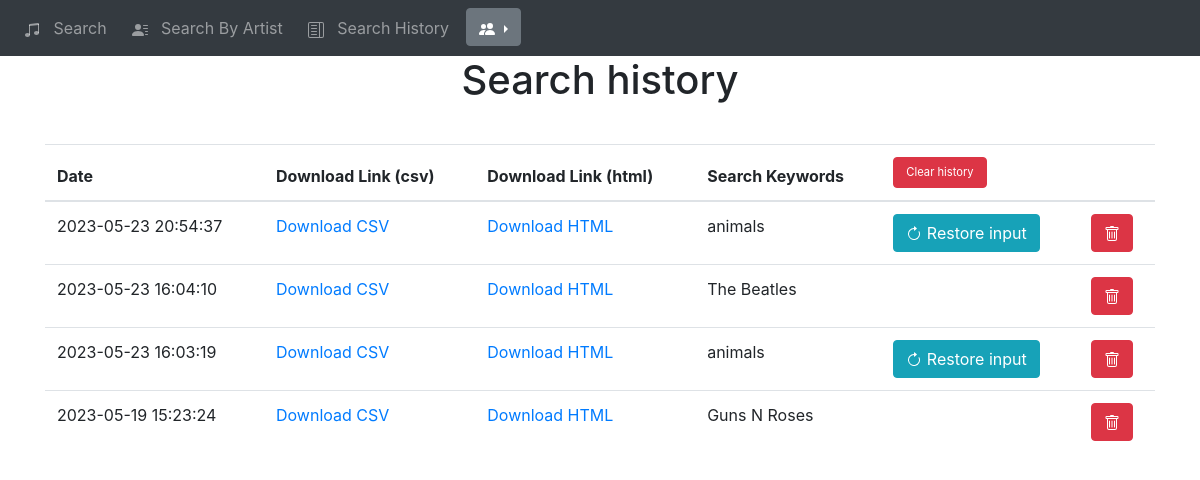
The app's page /history (signed in), older data.
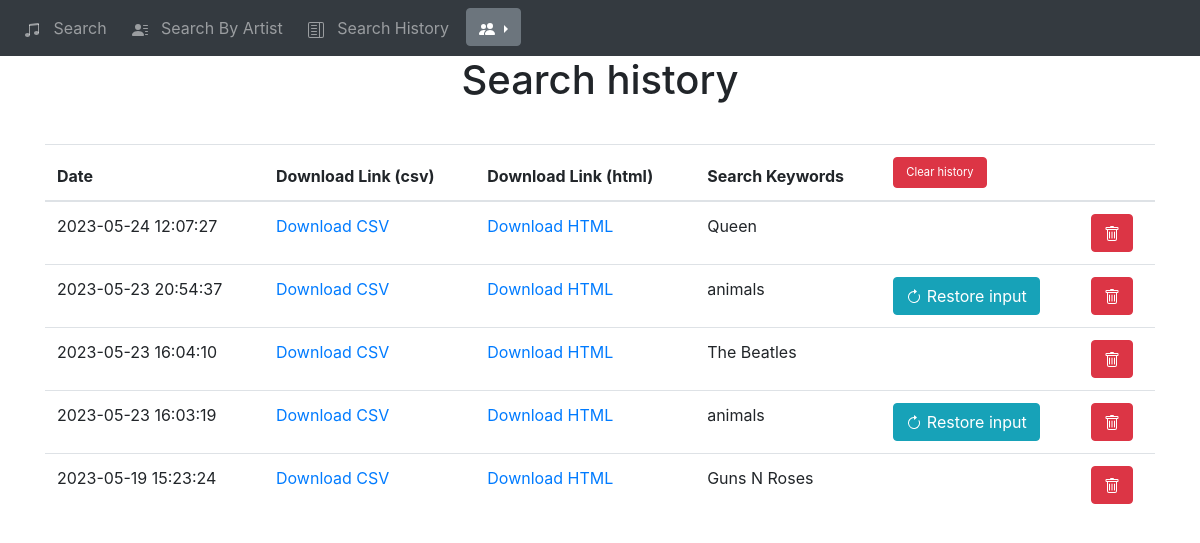
The same page, newer data.
### sd_app/models.py (models this page shows)
class Search(db.Model):
    id = db.Column(db.Integer, primary_key=True)
    date = db.Column(db.DateTime(timezone=True), default=func.now())
    user = db.Column(db.String(150))
    keywords = db.Column(db.String(150))
    csv_path = db.Column(db.String(150))
    html_path = db.Column(db.String(150))
    user_id = db.Column(db.Integer, db.ForeignKey("user.id"))
    by_artist = db.Column(db.Integer, default=0)
    user_inst = db.relationship("User", back_populates="searches")

### sd_app/views.py (the view)
@views.route('/history', methods=['GET'])
@login_required
def history():
    return render_template("history.html",
                           user=current_user,
                           searches=Search.query.filter_by(user_id=current_user.id).order_by(
                               Search.date.desc()).all(),
                           json_load=json.loads,
                           set=set)

### sd_app/__init__.py (called while the page is built)
def create_app():
    global app
    app = Flask(__name__)
    app.config['SECRET_KEY'] = 'THISISTHESECRETKEY'
    app.config['SQLALCHEMY_DATABASE_URI'] = db_string_conn
    db.init_app(app)
    env = Environment(  # Jinja env
        loader=PackageLoader("sd_app"),
        autoescape=select_autoescape()
    )
    from .views import views
    from .auth import auth
    from .api import api
    app.register_blueprint(views, url_prefix='/')
    app.register_blueprint(auth, url_prefix='/')
    app.register_blueprint(api, url_prefix='/api/')
    from .models import User
    create_database(app)
    login_manager = LoginManager()
    login_manager.login_view = 'auth.login'
    login_manager.init_app(app)
    @login_manager.user_loader
    def load_user(id):
        return User.query.get(int(id))
    return app

### sd_app/templates/history.html (shortened to what this page needs)
{% extends "base.html" %} {% block title %}Search history{% endblock %}
{% block content %}
<h1 align="center" style="margin-bottom:1em">Search history</h1>
<table class="table" id="keyword-table">
    <thead>
        <tr>
        <th scope="col">Date</th>
        <th scope="col">Download Link (csv)</th>
        <th scope="col">Download Link (html)</th>
        <th scope="col">Search Keywords</th>
        <th scope="col" colspan="2">
          <button type="button" class="btn btn-danger" onClick="clear_table('history')" style="font-size:70%">Clear history</button>
        </th>
        </tr>
    </thead>
    <tbody>
        {%for search in searches %}
    <tr>
    <td>
        {{search.date.strftime('%Y-%m-%d %H:%M:%S')}}
    </td>
    <td>
        {% if search.csv_path != 'In progress' %}
      <a href="{{ url_for('views.download', filename=search.csv_path) }}">Download CSV</a>
        {% else %}
        In progress
        {% endif %}
    </td>
    <td>
        {% if search.html_path != 'In progress' %}
      <a href="{{ url_for('views.download', filename=search.html_path) }}">Download HTML</a>
        {% else %}
        In progress
        {% endif %}
    </td>
    {% if search.by_artist == 0 %}
        <td>
            {{ ', '.join(set(json_load(search.keywords).get('keyword').values())) }}
        </td>
        <td class="column_action">
            <button type="button" class="btn btn-info" onClick="repeat_search({{ search.keywords }})">
             Restore input
            </button>
        </td>
    {% else %}
    <td>
        {{ search.keywords }}
    </td>
    <td>
    </td>
    {% endif %}
    <td class="column_action">
        <button type="button" class="btn btn-danger" onClick="delete_row({{ search.id }}, 'history')">
        </button>
    </td>
    </tr>
        {% endfor %}
  </tbody>
</table>
{% endblock %}

### sd_app/templates/base.html (shortened to what this page needs)
<!DOCTYPE html>
<html>
  <head>
    <link
      rel="stylesheet"
      href="https://stackpath.bootstrapcdn.com/bootstrap/4.4.1/css/bootstrap.min.css"
    />
    <link rel="stylesheet" href="{{ url_for('static', filename='base.css') }}">
  </head>
  <body>
    <nav class="navbar navbar-expand-lg navbar-dark bg-dark">
      <div class="collapse navbar-collapse" id="navbar">
        <div class="navbar-nav">
          {% if user.is_authenticated %}
          <a class="nav-item nav-link" id="search" href="/search">
            &nbsp Search &nbsp
          </a>
          <a class="nav-item nav-link" id="search-by-artist" href="/search-by-artist">
            &nbsp Search By Artist &nbsp
          </a>
          <a class="nav-item nav-link" id="history" href="/history">
            &nbsp Search History &nbsp
          </a>
          <div class="dropdown dropright">
            <button class="btn btn-secondary dropdown-toggle" type="button" id="dropdownMenuButton" data-toggle="dropdown" aria-haspopup="true" aria-expanded="false">
            </button>
          </div>
          {% endif %}
        </div>
      </div>
    </nav>
    <div class="container">{% block content %}
    {% endblock %}
    </div>
  </body>
</html>

Row changes from the older to the newer data that the page shows:
added Search: date "2023-05-24 12:07:27", keywords "Queen"
